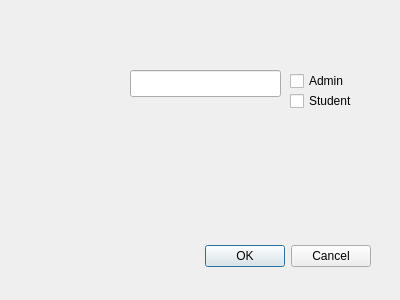
<?xml version="1.0" encoding="UTF-8"?>
<ui version="4.0">
 <class>newProfilePage</class>
 <widget class="QDialog" name="newProfilePage">
  <property name="geometry">
   <rect>
    <x>0</x>
    <y>0</y>
    <width>400</width>
    <height>300</height>
   </rect>
  </property>
  <property name="windowTitle">
   <string>Dialog</string>
  </property>
  <widget class="QDialogButtonBox" name="buttonBox">
   <property name="geometry">
    <rect>
     <x>30</x>
     <y>240</y>
     <width>341</width>
     <height>32</height>
    </rect>
   </property>
   <property name="orientation">
    <enum>Qt::Horizontal</enum>
   </property>
   <property name="standardButtons">
    <set>QDialogButtonBox::Cancel|QDialogButtonBox::Ok</set>
   </property>
  </widget>
  <widget class="QLineEdit" name="lineEdit">
   <property name="geometry">
    <rect>
     <x>130</x>
     <y>70</y>
     <width>151</width>
     <height>27</height>
    </rect>
   </property>
   <property name="text">
    <string/>
   </property>
  </widget>
  <widget class="QCheckBox" name="checkBox">
   <property name="geometry">
    <rect>
     <x>290</x>
     <y>70</y>
     <width>97</width>
     <height>22</height>
    </rect>
   </property>
   <property name="text">
    <string>Admin</string>
   </property>
  </widget>
  <widget class="QCheckBox" name="checkBox_2">
   <property name="geometry">
    <rect>
     <x>290</x>
     <y>90</y>
     <width>97</width>
     <height>22</height>
    </rect>
   </property>
   <property name="text">
    <string>Student</string>
   </property>
  </widget>
 </widget>
 <resources/>
 <connections>
  <connection>
   <sender>buttonBox</sender>
   <signal>accepted()</signal>
   <receiver>newProfilePage</receiver>
   <slot>accept()</slot>
   <hints>
    <hint type="sourcelabel">
     <x>248</x>
     <y>254</y>
    </hint>
    <hint type="destinationlabel">
     <x>157</x>
     <y>274</y>
    </hint>
   </hints>
  </connection>
  <connection>
   <sender>buttonBox</sender>
   <signal>rejected()</signal>
   <receiver>newProfilePage</receiver>
   <slot>reject()</slot>
   <hints>
    <hint type="sourcelabel">
     <x>316</x>
     <y>260</y>
    </hint>
    <hint type="destinationlabel">
     <x>286</x>
     <y>274</y>
    </hint>
   </hints>
  </connection>
 </connections>
</ui>
